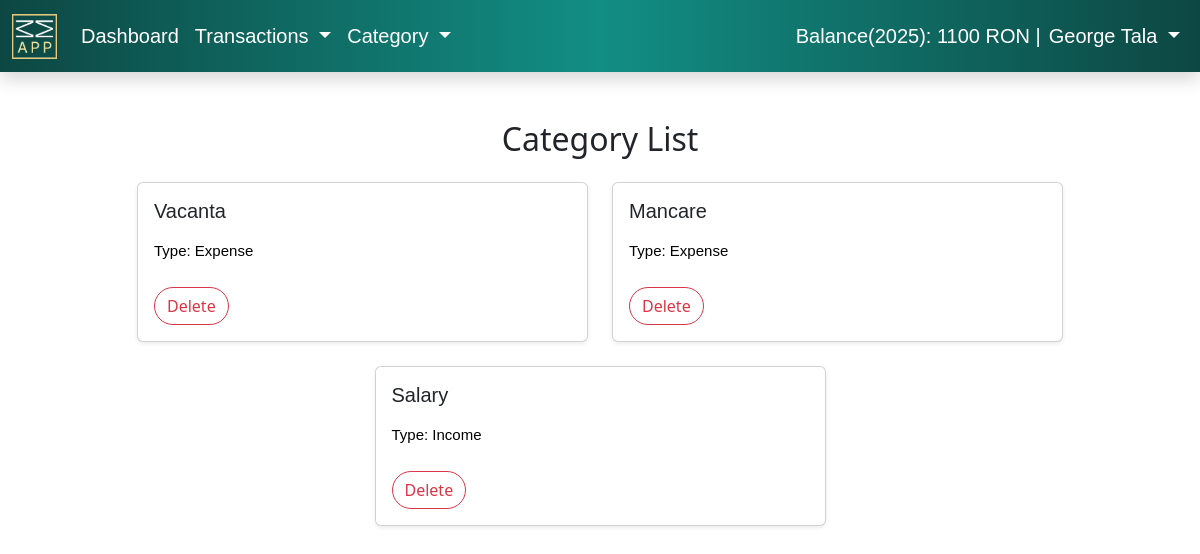
Page /list_category/ (signed in) on the earlier database version.
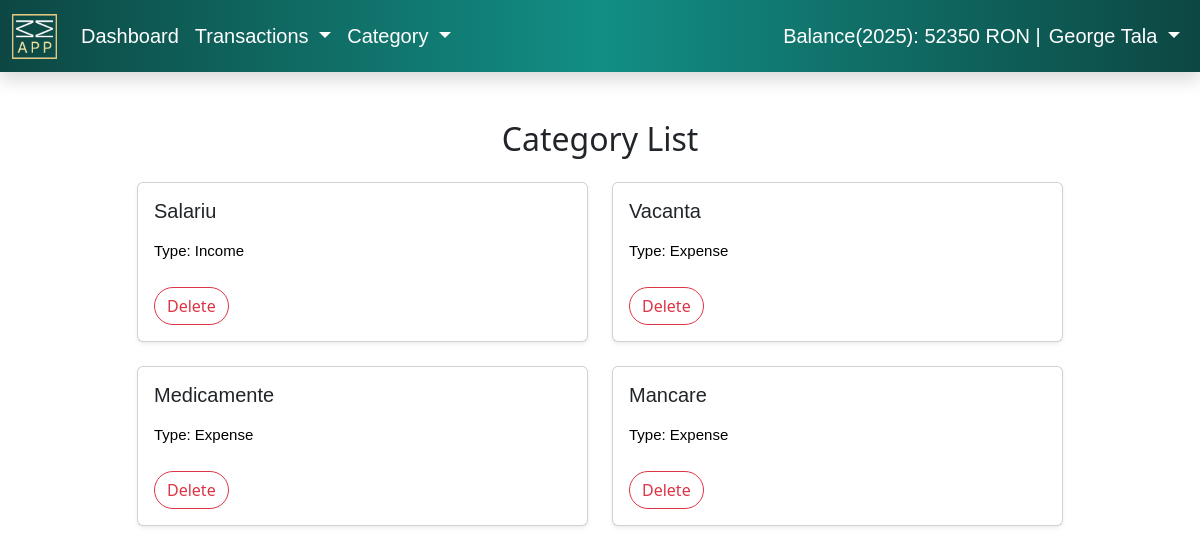
Same page on the later database version.
### categories/models.py (models this page shows, shortened)
class UserCategory(models.Model):
    user = models.ForeignKey(User, on_delete=models.CASCADE, null=True)
    name = models.CharField(max_length=100)
    is_income = models.BooleanField(choices=is_income_choices,default=False)  # Venituri vs Cheltuieli
    created_at = models.DateTimeField(auto_now_add=True)
    updated_at = models.DateTimeField(auto_now=True)

### categories/views.py (the view)
# urls.py: path('list_category/', views.CategoryListView.as_view(), name='list-category'),
class CategoryListView(LoginRequiredMixin, ListView):
    template_name = 'categories/list_category.html'
    model = UserCategory
    context_object_name = 'all_categories'
    def get_queryset(self):
        return UserCategory.objects.filter(user=self.request.user)
    def get_context_data(self, **kwargs):
        data = super().get_context_data(**kwargs)
        data['user'] = self.request.user
        return data

### MoneyManager/context_processors.py (called while the page is built)
def transactions_context(request):
    context = {}
    if request.user.is_authenticated:
        incomes = UserTransactions.objects.filter(user=request.user, category__is_income=True, date__year=datetime.now().year)
        total_income = sum(income.amount for income in incomes)
        expenses = UserTransactions.objects.filter(user=request.user, category__is_income=False, date__year=datetime.now().year)
        total_expense = sum(expense.amount for expense in expenses)
        total_money = total_income - total_expense
        first_name = request.user.first_name
        last_name = request.user.last_name
        fullname = f"{first_name} {last_name}"
        context = {
            'total_money': total_money,
            'full_name': fullname,
            'year': datetime.now().year,
        }
    return context

### templates/categories/list_category.html (shortened to what this page needs)
{% extends 'base.html' %}
{% block content %}
    <div class="container py-5">
        <h2 class="text-center mb-4">Category List</h2>
        {% if all_categories %}
            <div class="row justify-content-center">
                {% for category in all_categories %}
                    <div class="col-md-5 mb-4">
                        <div class="card h-100 shadow-sm">
                            <div class="card-body">
                                <h5 class="card-title text-general-geo">{{ category.name }}</h5>
                                <p class="card-text text-tabele-geo">
                                    <strong>Type:</strong> {{ category.get_is_income_display }}
                                </p>
                                <a href="{% url 'delete-category' category.id %}" class="btn btn-outline-danger rounded-pill">Delete</a>
                            </div>
                        </div>
                    </div>
                {% endfor %}
            </div>
        {% else %}
            <div class="alert alert-info text-center" role="alert">
                No categories created.
            </div>
        {% endif %}
    </div>
{% endblock %}

### templates/base.html (shortened to what this page needs)
{% load static %}
<!DOCTYPE html>
<html lang="en">
<head>
    <link rel="stylesheet" href="{% static 'css/style.css' %}">
    <link href="https://cdn.jsdelivr.net/npm/bootstrap-icons@1.10.5/font/bootstrap-icons.css" rel="stylesheet">
    <link href="https://cdn.jsdelivr.net/npm/bootstrap@5.3.3/dist/css/bootstrap.min.css" rel="stylesheet"
>
</head>
<body>
{% include 'navbar.html' %}
{% block content %}
{% endblock %}
</body>
</html>

### templates/navbar.html (shortened to what this page needs)
{% load static %}
<link rel="stylesheet" href="{% static 'css/style.css' %}">
<nav class="navbar navbar-expand-lg nav-bar-geo shadow" data-bs-theme="dark">
    <div class="container-fluid">
        <div class="collapse navbar-collapse" id="navbarResponsive">
            <ul class="navbar-nav me-auto align-items-center">
                <li>
                    <a class="navbar-brand" href="{% url 'homepage' %}">
                    <img src="{% static '/images/logo.png' %}" class="img-fluid" style="max-height:45px;" alt="LogoMoneyManager">
                    </a>
                </li>
                {% if user.is_authenticated %}
                    <li class="nav-item">
                        <a class="nav-link text-navbar-geo" href="{% url "dashboard" %}" role="button" aria-expanded="false">
                            Dashboard
                        </a>
                    </li>
                    <li class="nav-item dropdown">
                        <a class="nav-link dropdown-toggle text-navbar-geo" href="#" role="button" data-bs-toggle="dropdown" aria-expanded="false">
                            Transactions
                        </a>
                    </li>
                    <li class="nav-item dropdown">
                        <a class="nav-link dropdown-toggle text-navbar-geo" href="#" role="button" data-bs-toggle="dropdown" aria-expanded="false">
                        Category
                        </a>
                    </li>
                {% endif %}
            </ul>
        </div>
        <div class="collapse navbar-collapse" id="navbarResponsive">
            <ul class="navbar-nav ms-auto align-items-center">
                {% if user.is_authenticated %}
                    {% if total_money < 0 %}
                        <li>
                            <span class="text-navbar-geo">
                                Balance({{ year }}):
                                <span style="color: red" class="text-general-geo">{{ total_money|floatformat:0 }} RON </span>|
                            </span>
                        </li>
                    {% else %}
                        <li>
                            <span class="text-navbar-geo">
                                Balance({{ year }}): {{ total_money|floatformat:0 }} RON |
                            </span>
                        </li>
                    {% endif %}
                    <li>
                        <a type="button" class="nav-link dropdown-toggle text-navbar-geo" data-bs-toggle="dropdown" aria-expanded="false">
                            {{ full_name }}
                        </a>
                    </li>
                {% endif %}
            </ul>
        </div>
    </div>
</nav>

### static/css/style.css (style rules this page uses)
.text-general-geo { font-family: 'Tech', sans-serif; }
.text-navbar-geo { color: white; font-weight: 250; font-size: 20px; line-height: 40px; font-family: 'Tech', sans-serif; }
.text-tabele-geo { color: black; font-weight: 300; font-size: 15px; line-height: 40px; font-family: 'Tech', sans-serif; }
.nav-bar-geo { background: linear-gradient(90deg, #0d4743, #128e84, #0d4743); }

Differences in the rows shown:
removed UserCategory: name "Salary", is_income "Income"
added UserCategory: name "Salariu", is_income "Income"
added UserCategory: name "Medicamente", is_income "Expense"
Other differences:
{{ total_money|floatformat:0 }}: "1100" → "52350"
